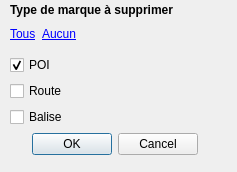
<?xml version="1.0" encoding="UTF-8"?>
<ui version="4.0">
 <class>POI_delete_ui</class>
 <widget class="QDialog" name="POI_delete_ui">
  <property name="geometry">
   <rect>
    <x>0</x>
    <y>0</y>
    <width>237</width>
    <height>172</height>
   </rect>
  </property>
  <property name="windowTitle">
   <string>Selection de type de marque</string>
  </property>
  <widget class="QWidget" name="layoutWidget">
   <property name="geometry">
    <rect>
     <x>10</x>
     <y>20</y>
     <width>210</width>
     <height>135</height>
    </rect>
   </property>
   <layout class="QVBoxLayout" name="verticalLayout_2">
    <item>
     <layout class="QHBoxLayout" name="horizontalLayout_3">
      <item>
       <widget class="QLabel" name="lnk_all">
        <property name="font">
         <font>
          <underline>true</underline>
         </font>
        </property>
        <property name="focusPolicy">
         <enum>Qt::ClickFocus</enum>
        </property>
        <property name="text">
         <string>&lt;a href=&quot;titi&quot;&gt;Tous&lt;/a&gt;</string>
        </property>
       </widget>
      </item>
      <item>
       <widget class="QLabel" name="lnk_none">
        <property name="font">
         <font>
          <underline>true</underline>
         </font>
        </property>
        <property name="focusPolicy">
         <enum>Qt::ClickFocus</enum>
        </property>
        <property name="text">
         <string>&lt;a href=&quot;toto&quot;&gt;Aucun&lt;/a&gt;</string>
        </property>
       </widget>
      </item>
      <item>
       <spacer name="horizontalSpacer_3">
        <property name="orientation">
         <enum>Qt::Horizontal</enum>
        </property>
        <property name="sizeHint" stdset="0">
         <size>
          <width>40</width>
          <height>20</height>
         </size>
        </property>
       </spacer>
      </item>
     </layout>
    </item>
    <item>
     <layout class="QHBoxLayout" name="horizontalLayout_2">
      <item>
       <layout class="QVBoxLayout" name="verticalLayout">
        <item>
         <widget class="QCheckBox" name="chk_POI">
          <property name="text">
           <string>POI</string>
          </property>
          <property name="checked">
           <bool>true</bool>
          </property>
         </widget>
        </item>
        <item>
         <widget class="QCheckBox" name="chk_WP">
          <property name="text">
           <string>Route</string>
          </property>
         </widget>
        </item>
        <item>
         <widget class="QCheckBox" name="chk_Balise">
          <property name="text">
           <string>Balise</string>
          </property>
         </widget>
        </item>
       </layout>
      </item>
      <item>
       <spacer name="horizontalSpacer_2">
        <property name="orientation">
         <enum>Qt::Horizontal</enum>
        </property>
        <property name="sizeHint" stdset="0">
         <size>
          <width>40</width>
          <height>20</height>
         </size>
        </property>
       </spacer>
      </item>
     </layout>
    </item>
    <item>
     <layout class="QHBoxLayout" name="horizontalLayout">
      <item>
       <spacer name="horizontalSpacer">
        <property name="orientation">
         <enum>Qt::Horizontal</enum>
        </property>
        <property name="sizeHint" stdset="0">
         <size>
          <width>40</width>
          <height>20</height>
         </size>
        </property>
       </spacer>
      </item>
      <item>
       <widget class="QPushButton" name="btn_ok">
        <property name="text">
         <string>OK</string>
        </property>
       </widget>
      </item>
      <item>
       <widget class="QPushButton" name="btn_cancel">
        <property name="text">
         <string>Cancel</string>
        </property>
       </widget>
      </item>
      <item>
       <spacer name="horizontalSpacer_4">
        <property name="orientation">
         <enum>Qt::Horizontal</enum>
        </property>
        <property name="sizeHint" stdset="0">
         <size>
          <width>40</width>
          <height>20</height>
         </size>
        </property>
       </spacer>
      </item>
     </layout>
    </item>
   </layout>
  </widget>
  <widget class="QLabel" name="label">
   <property name="geometry">
    <rect>
     <x>10</x>
     <y>2</y>
     <width>171</width>
     <height>16</height>
    </rect>
   </property>
   <property name="font">
    <font>
     <weight>75</weight>
     <bold>true</bold>
    </font>
   </property>
   <property name="text">
    <string>Type de marque à supprimer</string>
   </property>
  </widget>
 </widget>
 <tabstops>
  <tabstop>chk_POI</tabstop>
  <tabstop>chk_WP</tabstop>
  <tabstop>chk_Balise</tabstop>
  <tabstop>btn_ok</tabstop>
  <tabstop>btn_cancel</tabstop>
 </tabstops>
 <resources/>
 <connections>
  <connection>
   <sender>lnk_all</sender>
   <signal>linkActivated(QString)</signal>
   <receiver>POI_delete_ui</receiver>
   <slot>do_chkAll(QString)</slot>
   <hints>
    <hint type="sourcelabel">
     <x>23</x>
     <y>22</y>
    </hint>
    <hint type="destinationlabel">
     <x>123</x>
     <y>7</y>
    </hint>
   </hints>
  </connection>
  <connection>
   <sender>lnk_none</sender>
   <signal>linkActivated(QString)</signal>
   <receiver>POI_delete_ui</receiver>
   <slot>do_chkNone(QString)</slot>
   <hints>
    <hint type="sourcelabel">
     <x>62</x>
     <y>22</y>
    </hint>
    <hint type="destinationlabel">
     <x>160</x>
     <y>41</y>
    </hint>
   </hints>
  </connection>
  <connection>
   <sender>btn_ok</sender>
   <signal>clicked()</signal>
   <receiver>POI_delete_ui</receiver>
   <slot>accept()</slot>
   <hints>
    <hint type="sourcelabel">
     <x>57</x>
     <y>130</y>
    </hint>
    <hint type="destinationlabel">
     <x>117</x>
     <y>134</y>
    </hint>
   </hints>
  </connection>
  <connection>
   <sender>btn_cancel</sender>
   <signal>clicked()</signal>
   <receiver>POI_delete_ui</receiver>
   <slot>reject()</slot>
   <hints>
    <hint type="sourcelabel">
     <x>183</x>
     <y>134</y>
    </hint>
    <hint type="destinationlabel">
     <x>227</x>
     <y>135</y>
    </hint>
   </hints>
  </connection>
 </connections>
 <slots>
  <slot>do_chkAll(QString)</slot>
  <slot>do_chkNone(QString)</slot>
 </slots>
</ui>
